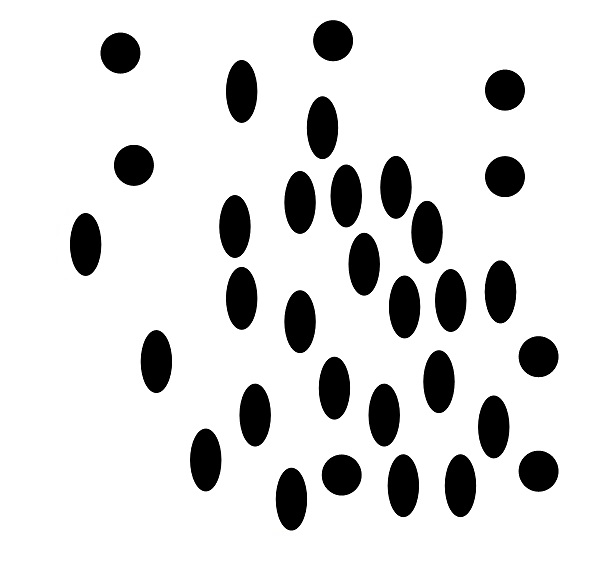
#> input picture images/blobs.jpg, 603 x 562 px
$ jupyter execute exercise_7_count_circles_and_ellipses.ipynb
#> lines starting #> are read from the running program, lines starting #| are printed output that depends on the picture; after the words box and inside, x2 and y2 are one past the last pixel; in counts of white or black regions, pixels touching at a corner belong together
[cell 1]
# Import libraries
import cv2 as cv
import numpy as np
import matplotlib.pyplot as plt

# Read the original image
img_original = cv.imread('images/blobs.jpg')
#> img_original is the input picture: shape (562, 603, 3); mean B, G, R 219.3, 219.3, 219.3

# Create a copy of original image
img = img_original.copy()

# Convert image to grayscale
gray = cv.cvtColor(img, cv.COLOR_BGR2GRAY)

# Detect circles using Hough Circle Transform
circles = cv.HoughCircles(
    gray,
    cv.HOUGH_GRADIENT,
    dp=1,
    minDist=10,
    param1=100,
    param2=35,
    minRadius=10,
    maxRadius=30
)
#> circles = [[504.5, 89.5, 20.5], [133.5, 165.5, 20], [340.5, 474.5, 20.8], [120.5, 52.5, 20.8], [538.5, 355.5, 20.2], [332.5, 40.5, 19.6], [538.5, 471.5, 20.2], [503.5, 175.5, 20.5]]

# Create a binary mask for detected circles
circles_mask = np.zeros(gray.shape, dtype=np.uint8)

if circles is not None:
    circles = np.uint16(np.around(circles))
#> circles = [[504, 90, 20], [134, 166, 20], [340, 474, 21], [120, 52, 21], [538, 356, 20], [332, 40, 20], [538, 472, 20], [504, 176, 20]]
    for c in circles[0, :]:
        center_x, center_y, radius = c
        center = (center_x, center_y)

        # Draw each detected circle as a filled white region on the mask
        cv.circle(circles_mask, center, radius, 255, -1)
#> this loop made 8 passes
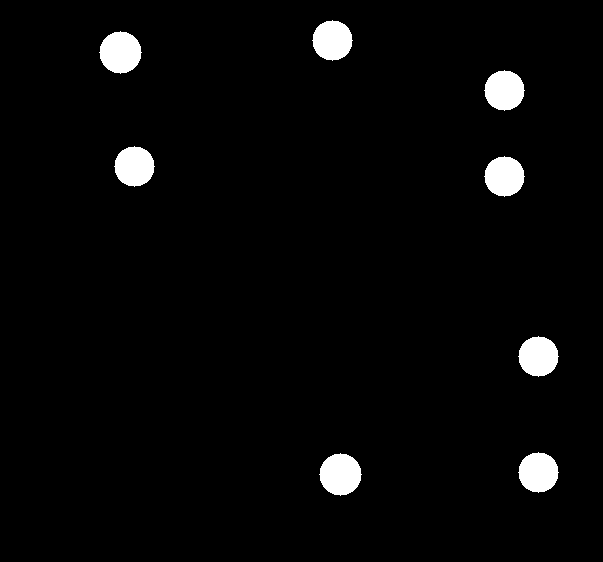
#> circles_mask: shape (562, 603); 3% white; 8 white regions, largest, box (x1, y1, x2, y2) and area: (99, 31, 142, 74) 1373, (319, 453, 362, 496) 1373, (312, 20, 353, 61) 1257

# Create a binary mask for all dark objects in the image
_, objects_mask = cv.threshold(gray, 127, 255, cv.THRESH_BINARY_INV)
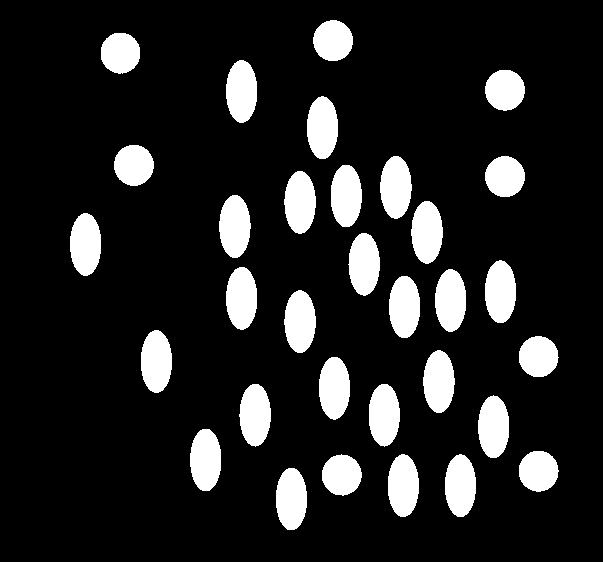
#> objects_mask: shape (562, 603); 14% white; 32 white regions, largest, box (x1, y1, x2, y2) and area: (219, 195, 251, 258) 1555, (284, 171, 316, 234) 1554, (485, 260, 516, 323) 1554

# Remove circle regions from the object mask to keep only ellipse-like objects
ellipses = cv.bitwise_and(objects_mask, cv.bitwise_not(circles_mask))
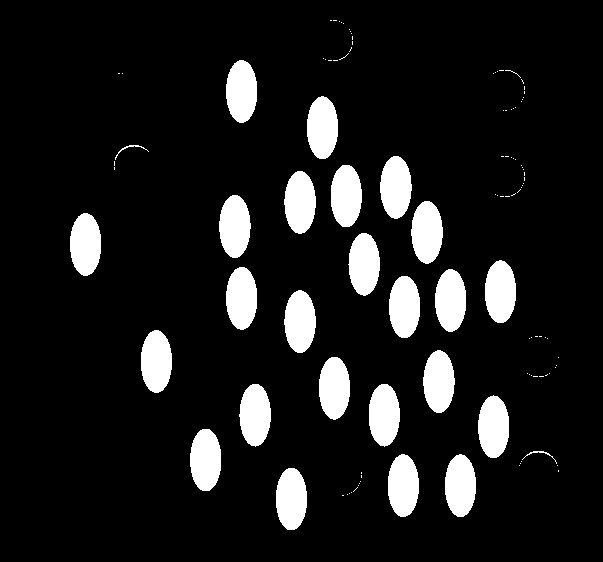
#> ellipses: shape (562, 603); 11.1% white; 112 white regions (86 under 20 px), largest, box (x1, y1, x2, y2) and area: (219, 195, 251, 258) 1555, (284, 171, 316, 234) 1554, (485, 260, 516, 323) 1554

# Apply morphological opening to remove small noise and thin artifacts
kernel = np.ones((3, 3), np.uint8)
ellipses_clean = cv.morphologyEx(ellipses, cv.MORPH_OPEN, kernel)
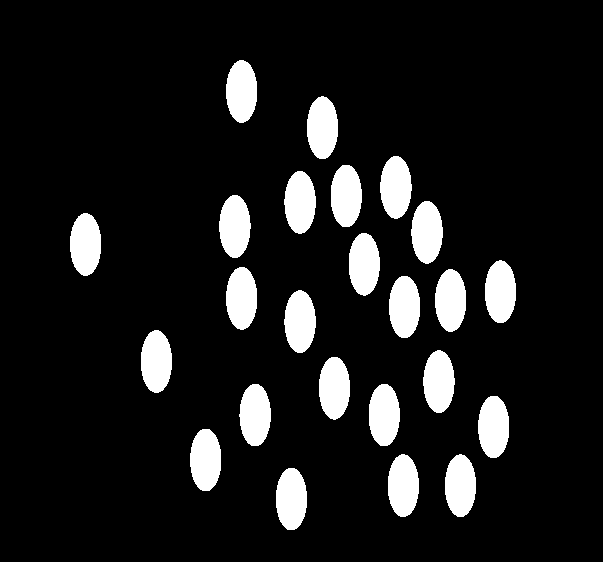
#> ellipses_clean: shape (562, 603); 11% white; 24 white regions

# Threshold again to prepare the image for contour extraction
_, thresh = cv.threshold(gray, 127, 255, cv.THRESH_BINARY_INV)

# Find external contours of all detected blobs in the image
contours, _ = cv.findContours(thresh, cv.RETR_EXTERNAL, cv.CHAIN_APPROX_SIMPLE)
#> contours = 32 contours; largest, box (x1, y1, x2, y2) and area: (219, 195, 251, 258) 1485, (485, 260, 516, 323) 1484, (284, 171, 316, 234) 1484, (380, 156, 412, 219) 1483, (411, 201, 443, 264) 1482

# Display images
plt.figure(figsize=(16, 4))
plt.subplot(1, 4, 1); plt.imshow(img_original[..., ::-1]); plt.title('Original Image')
plt.subplot(1, 4, 2); plt.imshow(objects_mask, cmap='gray'); plt.title('All Objects')
plt.subplot(1, 4, 3); plt.imshow(circles_mask, cmap='gray'); plt.title('Circles Mask')
plt.subplot(1, 4, 4); plt.imshow(ellipses_clean, cmap='gray'); plt.title('Ellipses Only');

# Count detected circles
num_circles = 0 if circles is None else len(circles[0])
#> num_circles = 8

# Count all detected blobs
num_objects = len(contours)
#> num_objects = 32

# Estimate the number of ellipses by subtracting circles from all objects
num_ellipses = num_objects - num_circles
#> num_ellipses = 24

print(f"Total detected objects: {num_objects}")
#| Total detected objects: 32
print(f"Detected circles: {num_circles}")
#| Detected circles: 8
print(f"Estimated ellipse-like objects: {num_ellipses}")
#| Estimated ellipse-like objects: 24
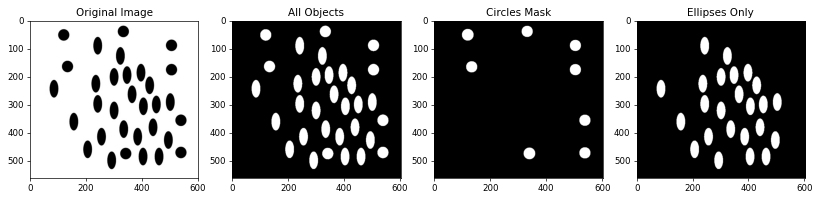
#> figure drawn by matplotlib, 4 panels
